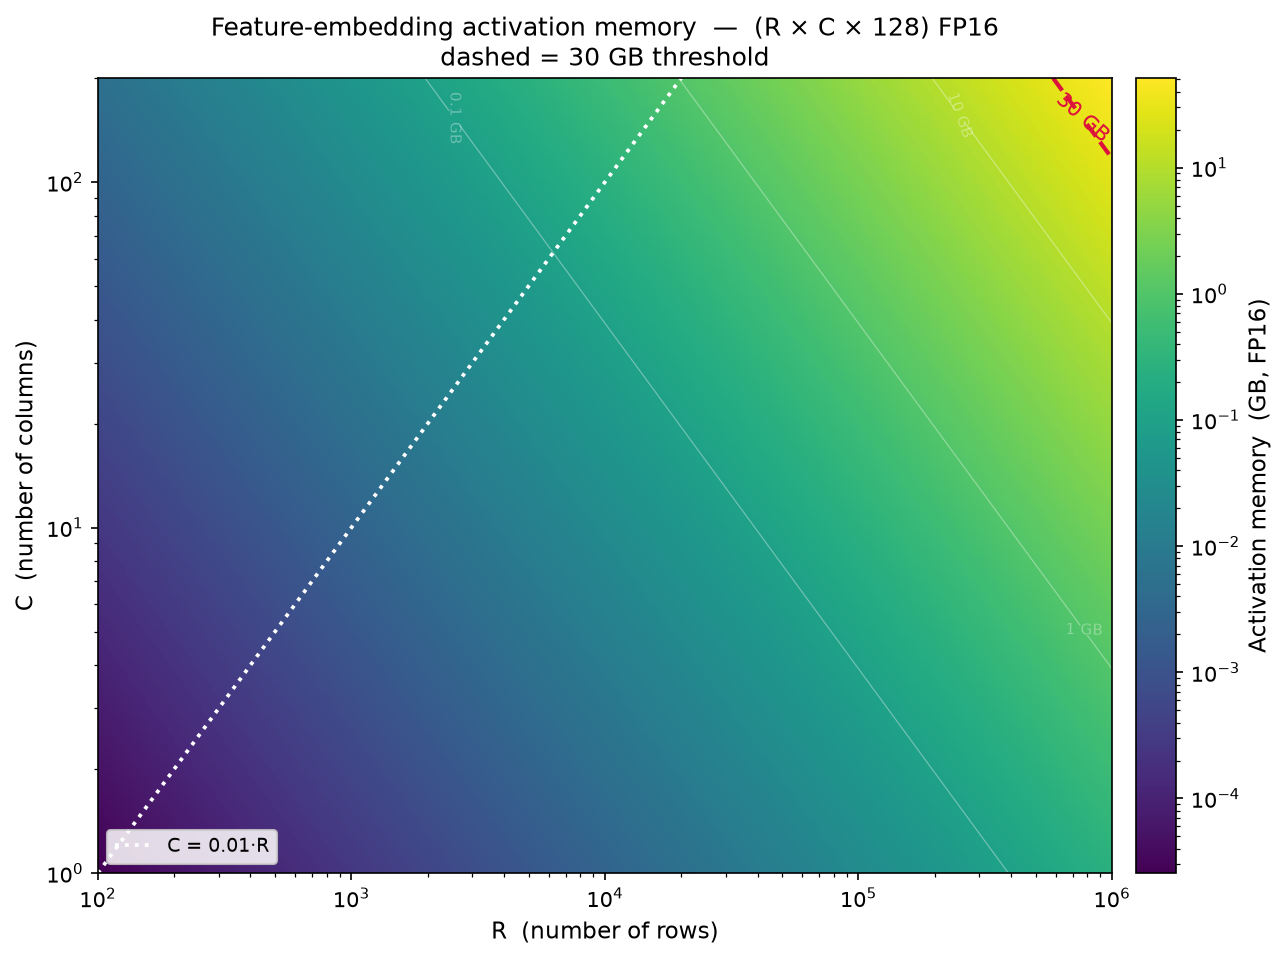

Write Python code to recreate this figure.
"""2D heatmap of feature-embedding activation memory vs (R rows, C columns).

Memory model: the fully-materialised per-cell embedding tensor (R, C, E) in FP16,
    mem_bytes = R * C * E * 2      with E = embed_dim = 128
so at R=1e6, C=200 -> 51.2 GB (per batch element, per estimator).
"""

import numpy as np
import matplotlib.pyplot as plt
from matplotlib.colors import LogNorm

# ---- model constants ----
E = 128          # embed_dim
BYTES = 2        # FP16
GB = 1e9

def mem_gb(R, C):
    return R * C * E * BYTES / GB

# ---- grid (log-spaced on both axes) ----
R = np.logspace(np.log10(100), np.log10(1_000_000), 400)   # 100 .. 1M rows
C = np.logspace(np.log10(1),   np.log10(200),       400)   # 1 .. 200 cols
RR, CC = np.meshgrid(R, C)
Z = mem_gb(RR, CC)

# ---- plot ----
fig, ax = plt.subplots(figsize=(9, 6.5))

pcm = ax.pcolormesh(
    RR, CC, Z,
    norm=LogNorm(vmin=Z.min(), vmax=Z.max()),
    cmap="viridis",
    shading="auto",
)

cbar = fig.colorbar(pcm, ax=ax, pad=0.02)
cbar.set_label("Activation memory  (GB, FP16)", fontsize=11)

# ---- dashed contour marking the 30 GB threshold ----
cs = ax.contour(
    RR, CC, Z,
    levels=[30],
    colors="crimson",
    linestyles="dashed",
    linewidths=2,
)
ax.clabel(cs, fmt={30: "30 GB"}, inline=True, fontsize=10)

# a few faint reference contours for context
ref = ax.contour(
    RR, CC, Z,
    levels=[0.1, 1, 10, 51.2],
    colors="white",
    linewidths=0.6,
    alpha=0.35,
)
ax.clabel(ref, fmt=lambda v: f"{v:g} GB", inline=True, fontsize=7)

# ---- 'realistic table' reference line: C = 0.01 * R ----
Rline = np.logspace(np.log10(100), np.log10(20_000), 100)  # 0.01R <= 200 here
ax.plot(Rline, 0.01 * Rline, color="white", ls=":", lw=1.8, label="C = 0.01·R")

# ---- axes ----
ax.set_xscale("log")
ax.set_yscale("log")
ax.set_xlabel("R  (number of rows)", fontsize=11)
ax.set_ylabel("C  (number of columns)", fontsize=11)
ax.set_title(
    "Feature-embedding activation memory  —  (R × C × 128) FP16\n"
    "dashed = 30 GB threshold",
    fontsize=12,
)
ax.set_xlim(R.min(), R.max())
ax.set_ylim(C.min(), C.max())
ax.legend(loc="lower left", framealpha=0.85, fontsize=9)

fig.tight_layout()
fig.savefig("memory_heatmap.png", dpi=150, bbox_inches="tight")
print("saved memory_heatmap.png")
print(f"max memory on grid (R=1M, C=200): {mem_gb(1e6, 200):.1f} GB")
